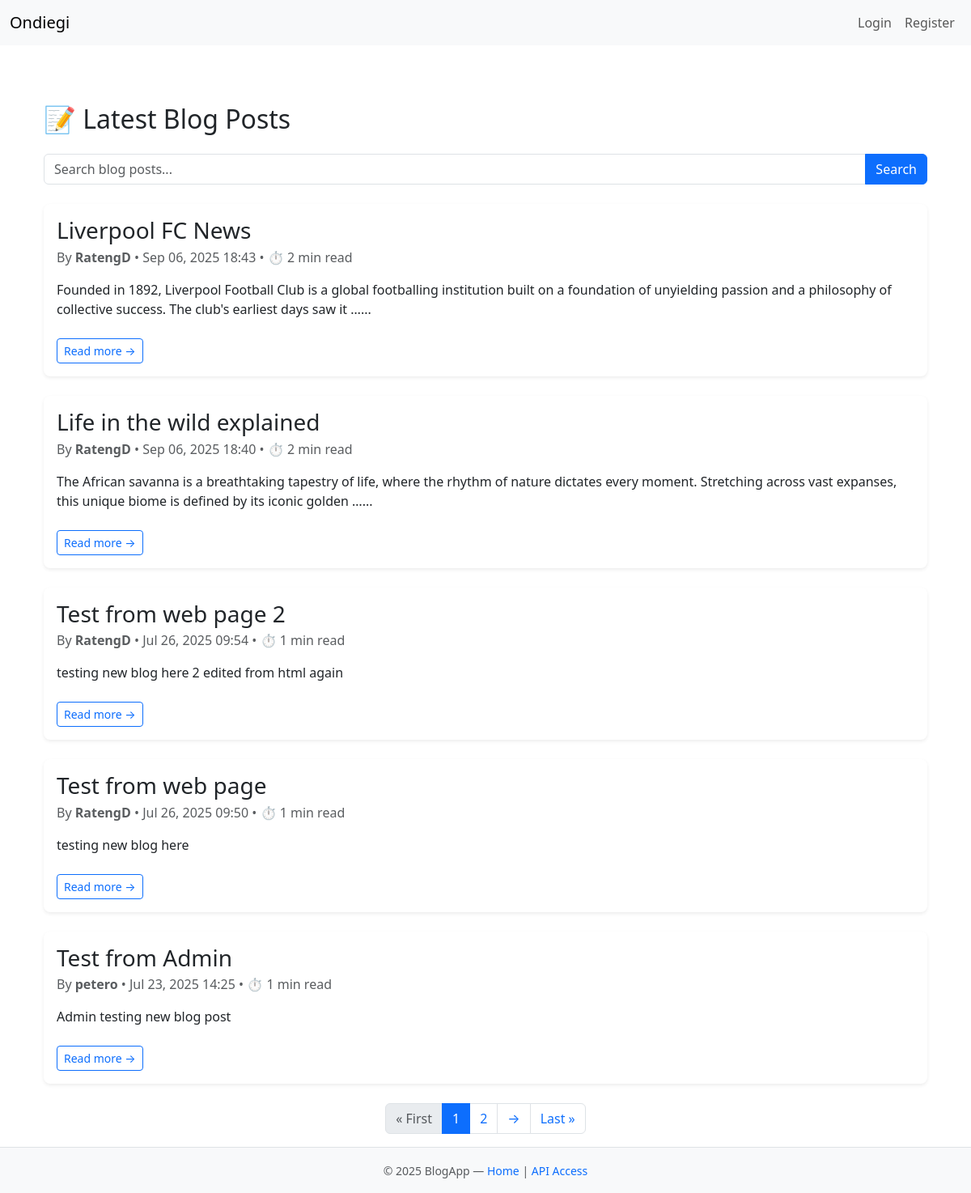
Page /blog/ on the earlier database version.
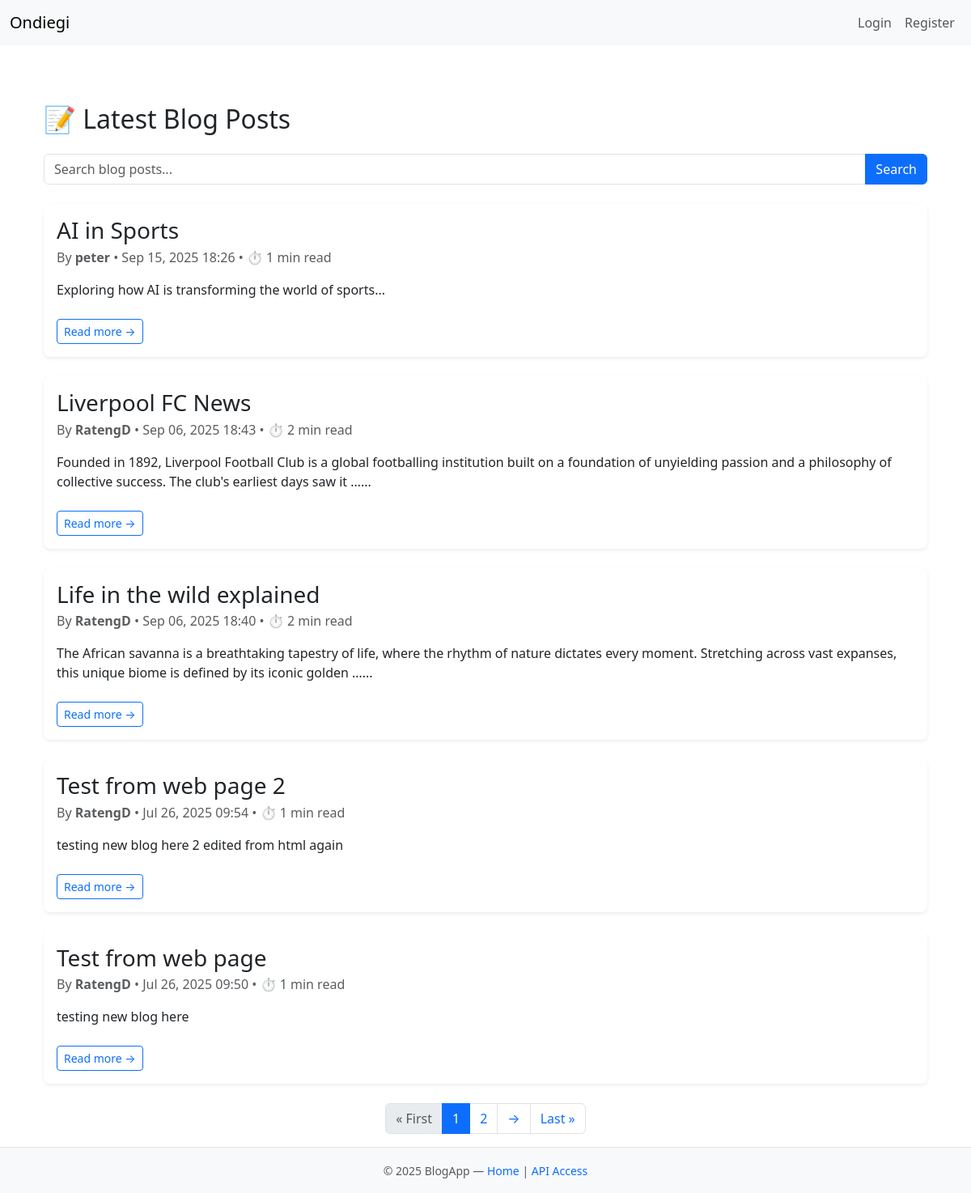
Same page on the later database version.
### blog/models.py (models this page shows, shortened)
class BlogPost(models.Model):
    title = models.CharField(max_length=200)
    slug = models.SlugField(unique=True, blank=True)  # new field
    content = models.TextField()
    author = models.ForeignKey(User, on_delete=models.SET_NULL, null=True)
    created_at = models.DateTimeField(auto_now_add=True)
    category = models.ForeignKey(
        Category,
        related_name="posts",
        on_delete=models.SET_NULL,
        null=True,   # old posts can stay empty
        blank=True
    )
    def reading_time(self):
        word_count = len(self.content.split())
        return math.ceil(word_count / 200)  # 200 words per min

### blog/views.py (the view)
# urls.py: path('', blog_list_view, name='blog-posts'),  # main blog list
def blog_list_view(request):
    query = request.GET.get('q', '')  # get search query if exists
    posts = BlogPost.objects.all().order_by('-created_at')
    if query:
        posts = posts.filter(Q(title__icontains=query) | Q(content__icontains=query))
    paginator = Paginator(posts, 5)  # paginate
    page_number = request.GET.get('page')
    page_obj = paginator.get_page(page_number)
    return render(request, 'blog/blog_list.html', {
        'page_obj': page_obj,
        'query': query,
    })

### blog/templates/blog/blog_list.html (shortened to what this page needs)
{% extends 'base.html' %}
{% block content %}
<div class="container mt-5">
  <h2 class="mb-4">📝 Latest Blog Posts</h2>
  <form method="GET" action="">
    <div class="input-group mb-4">
      <input type="text" name="q" value="{{ query }}" class="form-control" placeholder="Search blog posts...">
      <button class="btn btn-primary" type="submit">Search</button>
    </div>
  </form>
  {% if page_obj %}
  {% for post in page_obj %}
  <div class="card mb-4 border-0 shadow-sm rounded-3">
    <div class="card-body">
      <h3 class="card-title">{{ post.title }}</h3>
      <p class="card-subtitle text-muted mb-2">
        By <strong>{{ post.author.username }}</strong> • {{ post.created_at|date:"M d, Y H:i" }}
            • ⏱ {{ post.reading_time }} min read
      </p>
      <p class="card-text mt-3 text-body">
        {{ post.content|truncatewords:30 }}{% if post.content|length > 200 %}...{% endif %}
      </p>
      <a href="{% url 'view-post' post.slug %}" class="btn btn-outline-primary btn-sm mt-2">Read more →</a>
    </div>
  </div>
  {% endfor %}
  <nav aria-label="Page navigation">
    <ul class="pagination justify-content-center">
      {% if page_obj.has_previous %}
      <li class="page-item">
        <a class="page-link" href="?page=1">« First</a>
      </li>
      {% else %}
      <li class="page-item disabled">
        <span class="page-link">« First</span>
      </li>
      {% endif %}
      {% for num in page_obj.paginator.page_range %}
      {% if num == page_obj.number %}
      <li class="page-item active"><span class="page-link">{{ num }}</span></li>
      {% elif num >= page_obj.number|add:'-2' and num <= page_obj.number|add:'2' %} <li class="page-item"><a
          class="page-link" href="?page={{ num }}">{{ num }}</a></li>
        {% endif %}
        {% endfor %}
        {% if page_obj.has_next %}
        <li class="page-item">
          <a class="page-link" href="?page={{ page_obj.next_page_number }}">→</a>
        </li>
        {% endif %}
        {% if page_obj.has_next %}
        <li class="page-item">
          <a class="page-link" href="?page={{ page_obj.paginator.num_pages }}">Last »</a>
        </li>
        {% else %}
        <li class="page-item disabled">
          <span class="page-link">Last »</span>
        </li>
        {% endif %}
    </ul>
  </nav>
  {% endif %}
</div>
{% endblock %}

Differences in the rows shown:
no longer on this page (row edited): BlogPost: title "Test from Admin", author.username "petero", created_at "Jul 23, 2025 14:25", reading_time "1", content "Admin testing new blog post"
added BlogPost: title "AI in Sports", author.username "peter", created_at "Sep 15, 2025 18:26", reading_time "1", content "Exploring how AI is transforming the world of sports..."
